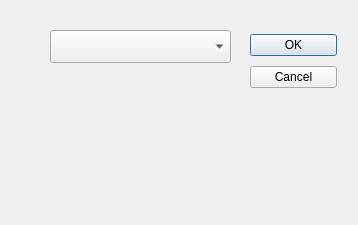
<?xml version="1.0" encoding="UTF-8"?>
<ui version="4.0">
 <class>Dllg</class>
 <widget class="QDialog" name="Dllg">
  <property name="geometry">
   <rect>
    <x>0</x>
    <y>0</y>
    <width>358</width>
    <height>225</height>
   </rect>
  </property>
  <property name="windowTitle">
   <string>Dialog</string>
  </property>
  <widget class="QComboBox" name="comboBox">
   <property name="geometry">
    <rect>
     <x>50</x>
     <y>30</y>
     <width>181</width>
     <height>33</height>
    </rect>
   </property>
  </widget>
  <widget class="QWidget" name="layoutWidget">
   <property name="geometry">
    <rect>
     <x>250</x>
     <y>30</y>
     <width>87</width>
     <height>62</height>
    </rect>
   </property>
   <layout class="QVBoxLayout" name="verticalLayout">
    <item>
     <widget class="QPushButton" name="pushButton">
      <property name="text">
       <string>OK</string>
      </property>
     </widget>
    </item>
    <item>
     <widget class="QPushButton" name="pushButton_2">
      <property name="text">
       <string>Cancel</string>
      </property>
     </widget>
    </item>
   </layout>
  </widget>
 </widget>
 <resources/>
 <connections/>
</ui>
